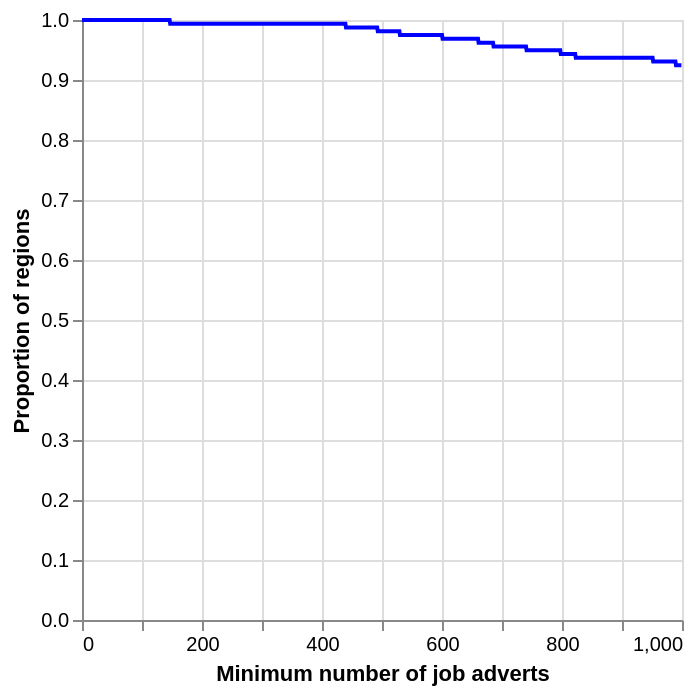

The code cell stored with this chart in its notebook:
### Code cell
num_thresh_itl3 = []
for thresh in range(0,1000):
    num_thresh_itl3.append({
        "Minimum number of job adverts": thresh,
        "Number of regions":sum(itl3_aggregated_data['num_job_ads']>thresh),
        "Proportion of regions":sum(itl3_aggregated_data['num_job_ads']>thresh)/len(itl3_aggregated_data)
    })

alt.Chart(
    pd.DataFrame(num_thresh_itl3)
         ).mark_line(color='blue').encode(
    alt.X("Minimum number of job adverts"),
    y=alt.Y('Proportion of regions'),
)

### Figure 1 — Vega-Lite specification as saved in the notebook (floating-point values rounded to 4 significant figures; data arrays with more than 128 entries replaced by an {"elided": "..."} marker saying what was removed)
{"config": {"view": {"continuousWidth": 300, "continuousHeight": 300}}, "data": {"name": "data-29dbb5ed4d2c09b3139f8ae4699c0399"}, "mark": {"type": "line", "color": "blue"}, "encoding": {"x": {"field": "Minimum number of job adverts", "type": "quantitative"}, "y": {"field": "Proportion of regions", "type": "quantitative"}}, "$schema": "https://vega.github.io/schema/vega-lite/v5.15.1.json", "datasets": {"data-29dbb5ed4d2c09b3139f8ae4699c0399": {"elided": "1000 records"}}}
